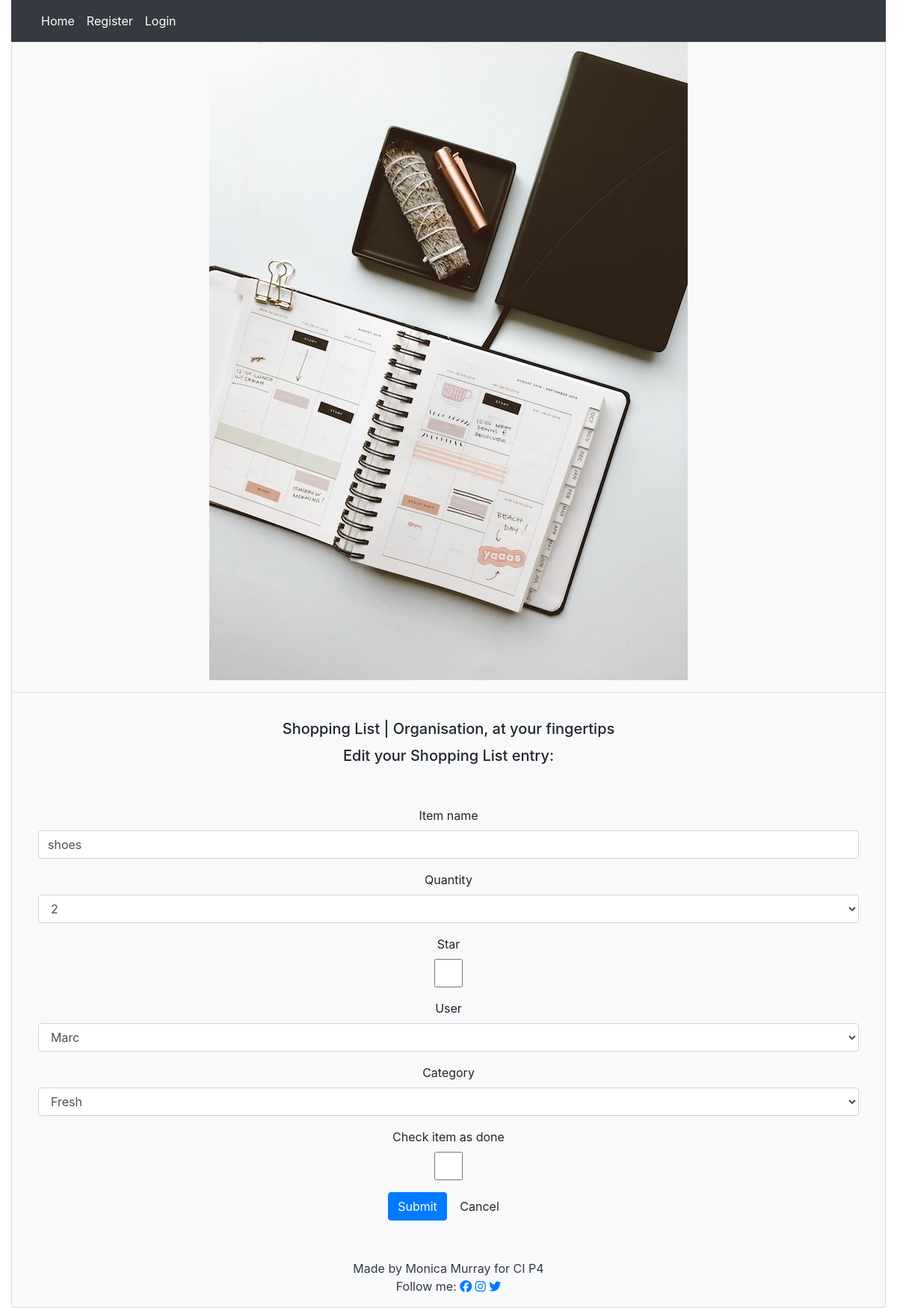
The app's page /edit/10/ with its own data.
### list/models.py (models this page shows, shortened)
class Entry(models.Model):
    item_name = models.CharField(
        max_length=60, null=False, blank=False, unique=True)
    quantity = models.IntegerField(choices=QUANTITY_CHOICES)
    star = models.BooleanField(default=False)
    user = models.ForeignKey(User, on_delete=models.CASCADE)
    category = models.CharField(max_length=20, choices=CATEGORY_CHOICES)
    added_on = models.DateTimeField(auto_now_add=True)
    check_item_as_done = models.BooleanField(default=False)
    class Meta:
        ordering = ['-added_on']

### list/views.py (the view)
# urls.py: path('edit/<int:pk>/', views.EditView.as_view(), name='edit'),
class EditView(UpdateView):
    model = Entry
    template_name = 'edit_entry.html'
    fields = '__all__'
    pk_url_kwarg = 'pk'
    success_url = reverse_lazy('home')

### templates/edit_entry.html (shortened to what this page needs)
{% extends 'base.html' %}
{% load widget_tweaks %}
{% block content %}
<div class="row justify-content-center">
    <h5>Edit your Shopping List entry:</h5>
</div>
<div class="container pt-5">
    <form method="post">
        {% for field in form.visible_fields %}
            <div class="form-group">
            <label for="{{field.id_for_label}}">{{ field.label }}</label>
            {{ field|add_class:'form-control' }}
            </div>
        {% endfor %}
        <div class="form-group">
        <button type="submit" class="btn btn-primary">Submit</button>
        <a href="{% url 'home' %}" class="btn btn-default">Cancel</a>
        </div>
    </form>
</div>
{% endblock %}

### records on screen
Entry: visible_fields "shoes" "2" "Marc" "Fresh"

### other values on screen
{{ field.label }} "Item name" "Quantity" "Star" "User" "Category" "Check item as done"
